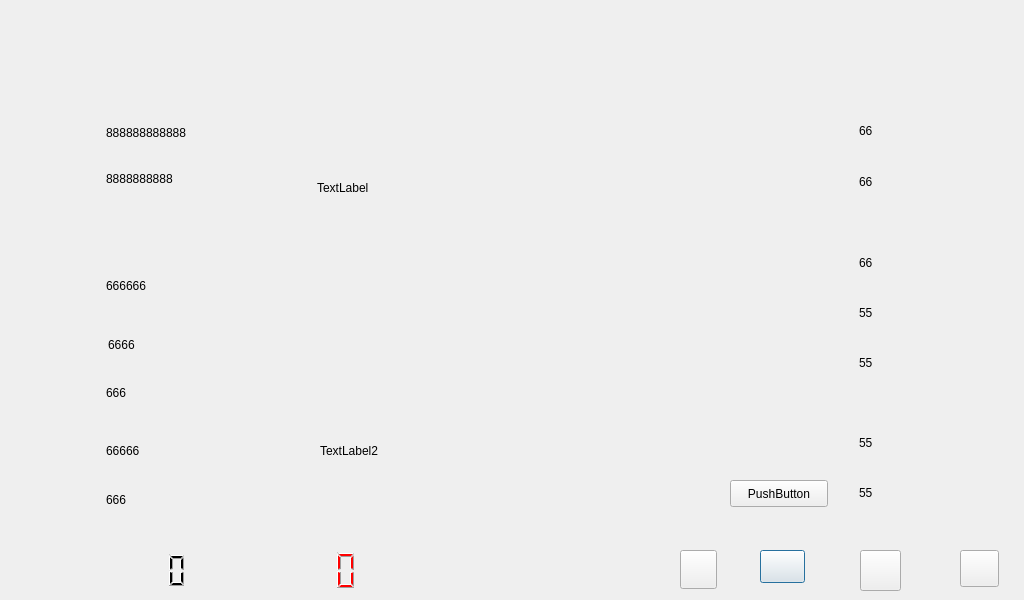
<?xml version="1.0" encoding="UTF-8"?>
<ui version="4.0">
 <class>Work</class>
 <widget class="QDialog" name="Work">
  <property name="geometry">
   <rect>
    <x>0</x>
    <y>0</y>
    <width>1024</width>
    <height>600</height>
   </rect>
  </property>
  <property name="windowTitle">
   <string>Dialog</string>
  </property>
  <widget class="QPushButton" name="pushButton">
   <property name="geometry">
    <rect>
     <x>760</x>
     <y>550</y>
     <width>45</width>
     <height>33</height>
    </rect>
   </property>
   <property name="styleSheet">
    <string notr="true">border-image: url(:/new/prefix1/imagejy/03-1.png);</string>
   </property>
   <property name="text">
    <string/>
   </property>
  </widget>
  <widget class="QPushButton" name="pushButton_2">
   <property name="geometry">
    <rect>
     <x>860</x>
     <y>550</y>
     <width>41</width>
     <height>41</height>
    </rect>
   </property>
   <property name="styleSheet">
    <string notr="true">border-image: url(:/new/prefix1/imagejy/setup.png);</string>
   </property>
   <property name="text">
    <string/>
   </property>
  </widget>
  <widget class="QPushButton" name="pushButton_3">
   <property name="geometry">
    <rect>
     <x>960</x>
     <y>550</y>
     <width>39</width>
     <height>37</height>
    </rect>
   </property>
   <property name="styleSheet">
    <string notr="true">border-image: url(:/new/prefix1/imagejy/laba.png);</string>
   </property>
   <property name="text">
    <string/>
   </property>
  </widget>
  <widget class="QPushButton" name="pushButton_4">
   <property name="geometry">
    <rect>
     <x>680</x>
     <y>550</y>
     <width>37</width>
     <height>39</height>
    </rect>
   </property>
   <property name="styleSheet">
    <string notr="true">border-image: url(:/new/prefix1/imagejy/find.png);</string>
   </property>
   <property name="text">
    <string/>
   </property>
  </widget>
  <widget class="QLabel" name="label">
   <property name="geometry">
    <rect>
     <x>106</x>
     <y>114</y>
     <width>117</width>
     <height>37</height>
    </rect>
   </property>
   <property name="styleSheet">
    <string notr="true">font: 22pt &quot;Ubuntu&quot;;</string>
   </property>
   <property name="text">
    <string>888888888888</string>
   </property>
  </widget>
  <widget class="QLabel" name="label_2">
   <property name="geometry">
    <rect>
     <x>106</x>
     <y>160</y>
     <width>117</width>
     <height>37</height>
    </rect>
   </property>
   <property name="styleSheet">
    <string notr="true">font: 22pt &quot;Ubuntu&quot;;</string>
   </property>
   <property name="text">
    <string>8888888888</string>
   </property>
  </widget>
  <widget class="QLabel" name="label_3">
   <property name="geometry">
    <rect>
     <x>106</x>
     <y>267</y>
     <width>139</width>
     <height>38</height>
    </rect>
   </property>
   <property name="styleSheet">
    <string notr="true">font: 22pt &quot;Ubuntu&quot;;</string>
   </property>
   <property name="text">
    <string>666666</string>
   </property>
  </widget>
  <widget class="QLabel" name="label_4">
   <property name="geometry">
    <rect>
     <x>108</x>
     <y>325</y>
     <width>88</width>
     <height>39</height>
    </rect>
   </property>
   <property name="styleSheet">
    <string notr="true">font: 22pt &quot;Ubuntu&quot;;</string>
   </property>
   <property name="text">
    <string>6666</string>
   </property>
  </widget>
  <widget class="QLabel" name="label_5">
   <property name="geometry">
    <rect>
     <x>106</x>
     <y>373</y>
     <width>88</width>
     <height>39</height>
    </rect>
   </property>
   <property name="styleSheet">
    <string notr="true">font: 22pt &quot;Ubuntu&quot;;</string>
   </property>
   <property name="text">
    <string>666</string>
   </property>
  </widget>
  <widget class="QLabel" name="label_6">
   <property name="geometry">
    <rect>
     <x>106</x>
     <y>431</y>
     <width>88</width>
     <height>39</height>
    </rect>
   </property>
   <property name="styleSheet">
    <string notr="true">font: 22pt &quot;Ubuntu&quot;;</string>
   </property>
   <property name="text">
    <string>66666</string>
   </property>
  </widget>
  <widget class="QLabel" name="label_7">
   <property name="geometry">
    <rect>
     <x>106</x>
     <y>480</y>
     <width>88</width>
     <height>39</height>
    </rect>
   </property>
   <property name="styleSheet">
    <string notr="true">font: 22pt &quot;Ubuntu&quot;;</string>
   </property>
   <property name="text">
    <string>666</string>
   </property>
  </widget>
  <widget class="QLabel" name="label_8">
   <property name="geometry">
    <rect>
     <x>859</x>
     <y>111</y>
     <width>95</width>
     <height>39</height>
    </rect>
   </property>
   <property name="styleSheet">
    <string notr="true">font: 22pt &quot;Ubuntu&quot;;</string>
   </property>
   <property name="text">
    <string>66</string>
   </property>
  </widget>
  <widget class="QLabel" name="label_9">
   <property name="geometry">
    <rect>
     <x>859</x>
     <y>162</y>
     <width>95</width>
     <height>39</height>
    </rect>
   </property>
   <property name="styleSheet">
    <string notr="true">font: 22pt &quot;Ubuntu&quot;;</string>
   </property>
   <property name="text">
    <string>66</string>
   </property>
  </widget>
  <widget class="QLabel" name="label_10">
   <property name="geometry">
    <rect>
     <x>859</x>
     <y>243</y>
     <width>95</width>
     <height>39</height>
    </rect>
   </property>
   <property name="styleSheet">
    <string notr="true">font: 22pt &quot;Ubuntu&quot;;</string>
   </property>
   <property name="text">
    <string>66</string>
   </property>
  </widget>
  <widget class="QLabel" name="label_11">
   <property name="geometry">
    <rect>
     <x>859</x>
     <y>293</y>
     <width>95</width>
     <height>39</height>
    </rect>
   </property>
   <property name="styleSheet">
    <string notr="true">font: 22pt &quot;Ubuntu&quot;;</string>
   </property>
   <property name="text">
    <string>55</string>
   </property>
  </widget>
  <widget class="QLabel" name="label_12">
   <property name="geometry">
    <rect>
     <x>859</x>
     <y>343</y>
     <width>95</width>
     <height>39</height>
    </rect>
   </property>
   <property name="styleSheet">
    <string notr="true">font: 22pt &quot;Ubuntu&quot;;</string>
   </property>
   <property name="text">
    <string>55</string>
   </property>
  </widget>
  <widget class="QLabel" name="label_13">
   <property name="geometry">
    <rect>
     <x>859</x>
     <y>423</y>
     <width>95</width>
     <height>39</height>
    </rect>
   </property>
   <property name="styleSheet">
    <string notr="true">font: 22pt &quot;Ubuntu&quot;;</string>
   </property>
   <property name="text">
    <string>55</string>
   </property>
  </widget>
  <widget class="QLabel" name="label_14">
   <property name="geometry">
    <rect>
     <x>859</x>
     <y>473</y>
     <width>95</width>
     <height>39</height>
    </rect>
   </property>
   <property name="styleSheet">
    <string notr="true">font: 22pt &quot;Ubuntu&quot;;</string>
   </property>
   <property name="text">
    <string>55</string>
   </property>
  </widget>
  <widget class="QLCDNumber" name="lcdNumber">
   <property name="geometry">
    <rect>
     <x>180</x>
     <y>550</y>
     <width>191</width>
     <height>41</height>
    </rect>
   </property>
   <property name="styleSheet">
    <string notr="true">color: rgb(255, 0, 0);</string>
   </property>
   <property name="frameShape">
    <enum>QFrame::NoFrame</enum>
   </property>
   <property name="digitCount">
    <number>8</number>
   </property>
   <property name="segmentStyle">
    <enum>QLCDNumber::Filled</enum>
   </property>
  </widget>
  <widget class="QLCDNumber" name="lcdNumber_2">
   <property name="geometry">
    <rect>
     <x>0</x>
     <y>550</y>
     <width>191</width>
     <height>41</height>
    </rect>
   </property>
   <property name="frameShape">
    <enum>QFrame::NoFrame</enum>
   </property>
   <property name="digitCount">
    <number>10</number>
   </property>
   <property name="segmentStyle">
    <enum>QLCDNumber::Filled</enum>
   </property>
  </widget>
  <widget class="QLabel" name="show_label1">
   <property name="geometry">
    <rect>
     <x>317</x>
     <y>74</y>
     <width>390</width>
     <height>228</height>
    </rect>
   </property>
   <property name="text">
    <string>TextLabel</string>
   </property>
  </widget>
  <widget class="QLabel" name="label_16">
   <property name="geometry">
    <rect>
     <x>320</x>
     <y>390</y>
     <width>371</width>
     <height>121</height>
    </rect>
   </property>
   <property name="text">
    <string>TextLabel2</string>
   </property>
  </widget>
  <widget class="QPushButton" name="pushButton_5">
   <property name="geometry">
    <rect>
     <x>730</x>
     <y>480</y>
     <width>98</width>
     <height>27</height>
    </rect>
   </property>
   <property name="text">
    <string>PushButton</string>
   </property>
  </widget>
 </widget>
 <resources/>
 <connections/>
</ui>
